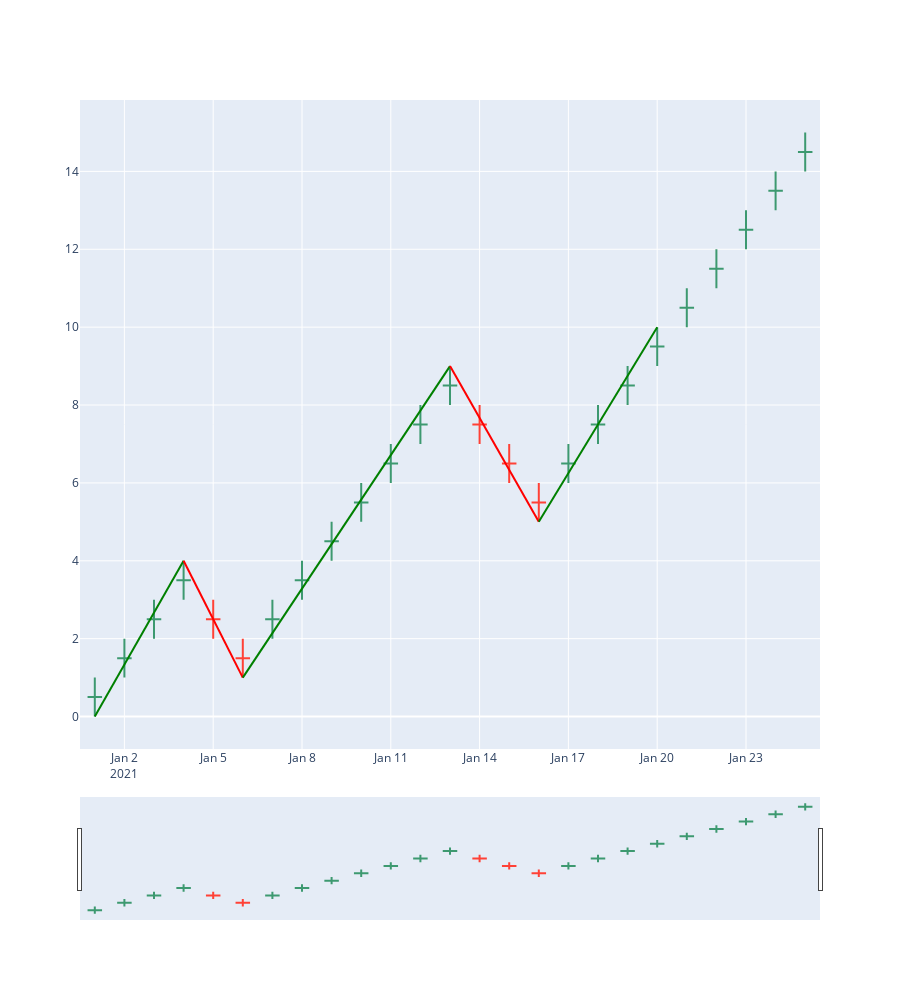

Notebook source saved alongside this figure:
### Code cell
chrt = candle_chart(df)
for idx in range(5):
    wv:wave = waves[2].get_wave(idx+1)
    chrt.add_wave(wv.start.timestamp, wv.start.price, wv.end.timestamp,wv.end.price)
chrt.show()

### Figure 1 — Plotly figure (JSON) as saved in the notebook; plotly's stock layout.template omitted (floating-point values rounded to 4 significant figures)
{"data": [{"close": [0.5, 1.5, 2.5, 3.5, 2.5, 1.5, 2.5, 3.5, 4.5, 5.5, 6.5, 7.5, 8.5, 7.5, 6.5, 5.5, 6.5, 7.5, 8.5, 9.5, 10.5, 11.5, 12.5, 13.5, 14.5], "high": [1, 2, 3, 4, 3, 2, 3, 4, 5, 6, 7, 8, 9, 8, 7, 6, 7, 8, 9, 10, 11, 12, 13, 14, 15], "low": [0, 1, 2, 3, 2, 1, 2, 3, 4, 5, 6, 7, 8, 7, 6, 5, 6, 7, 8, 9, 10, 11, 12, 13, 14], "open": [0.5, 1.5, 2.5, 3.5, 2.5, 1.5, 2.5, 3.5, 4.5, 5.5, 6.5, 7.5, 8.5, 7.5, 6.5, 5.5, 6.5, 7.5, 8.5, 9.5, 10.5, 11.5, 12.5, 13.5, 14.5], "type": "candlestick", "x": ["2021-01-01T00:00:00", "2021-01-02T00:00:00", "2021-01-03T00:00:00", "2021-01-04T00:00:00", "2021-01-05T00:00:00", "2021-01-06T00:00:00", "2021-01-07T00:00:00", "2021-01-08T00:00:00", "2021-01-09T00:00:00", "2021-01-10T00:00:00", "2021-01-11T00:00:00", "2021-01-12T00:00:00", "2021-01-13T00:00:00", "2021-01-14T00:00:00", "2021-01-15T00:00:00", "2021-01-16T00:00:00", "2021-01-17T00:00:00", "2021-01-18T00:00:00", "2021-01-19T00:00:00", "2021-01-20T00:00:00", "2021-01-21T00:00:00", "2021-01-22T00:00:00", "2021-01-23T00:00:00", "2021-01-24T00:00:00", "2021-01-25T00:00:00"]}], "layout": {"height": 1000, "shapes": [{"line": {"color": "Green", "dash": "solid", "width": 2}, "type": "line", "x0": "2021-01-01T00:00:00", "x1": "2021-01-04T00:00:00", "y0": 0, "y1": 4}, {"line": {"color": "Red", "dash": "solid", "width": 2}, "type": "line", "x0": "2021-01-04T00:00:00", "x1": "2021-01-06T00:00:00", "y0": 4, "y1": 1}, {"line": {"color": "Green", "dash": "solid", "width": 2}, "type": "line", "x0": "2021-01-06T00:00:00", "x1": "2021-01-13T00:00:00", "y0": 1, "y1": 9}, {"line": {"color": "Red", "dash": "solid", "width": 2}, "type": "line", "x0": "2021-01-13T00:00:00", "x1": "2021-01-16T00:00:00", "y0": 9, "y1": 5}, {"line": {"color": "Green", "dash": "solid", "width": 2}, "type": "line", "x0": "2021-01-16T00:00:00", "x1": "2021-01-20T00:00:00", "y0": 5, "y1": 10}], "yaxis": {"fixedrange": false}}}
